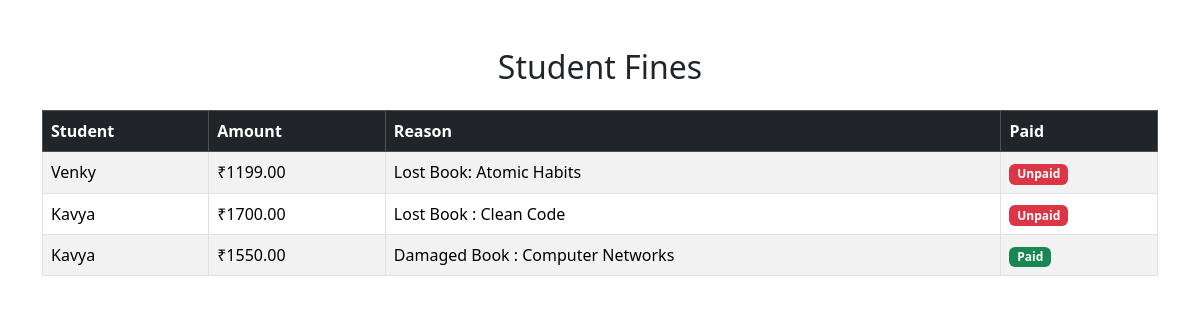
The page /librarian/fines/ (signed in) on the database its author committed.
### fines/models.py (models this page shows, shortened)
class Fine(models.Model):
    user = models.ForeignKey(
        settings.AUTH_USER_MODEL,
        on_delete=models.CASCADE
    )
    amount = models.DecimalField(
        max_digits=8,
        decimal_places=2
    )
    reason = models.CharField(max_length=255)
    paid = models.BooleanField(default=False)
    created_at = models.DateTimeField(auto_now_add=True)

### accounts/models.py (models this page shows, shortened)
class CustomUser(AbstractUser):
    ROLE_CHOICES = (
        ('student', 'Student'),
        ('teacher', 'Teacher'),
        ('librarian', 'Librarian'),
    )
    role = models.CharField(max_length=20, choices=ROLE_CHOICES)

### librarian/views.py (the view)
@login_required
def all_fines(request):
    fines = Fine.objects.all().order_by(
        '-created_at'
    )
    paid_count = fines.filter(
        paid=True
    ).count()
    unpaid_count = fines.filter(
        paid=False
    ).count()
    return render(
        request,
        'librarian/all_fines.html',
        {
            'fines': fines,
            'paid_count': paid_count,
            'unpaid_count': unpaid_count
        }
    )

### librarian/templates/librarian/all_fines.html (shortened to what this page needs)
<!DOCTYPE html>
<html>
<head>
    <link href="https://cdn.jsdelivr.net/npm/bootstrap@5.3.3/dist/css/bootstrap.min.css" rel="stylesheet">
</head>
<body>
<div class="container mt-5">
    <h2 class="mb-4 text-center">
        Student Fines
    </h2>
    <table class="table table-bordered table-striped">
        <thead class="table-dark">
            <tr>
                <th>Student</th>
                <th>Amount</th>
                <th>Reason</th>
                <th>Paid</th>
            </tr>
        </thead>
        <tbody>
        {% for fine in fines %}
            <tr>
                <td>{{ fine.user.username }}</td>
                <td>₹{{ fine.amount }}</td>
                <td>{{ fine.reason }}</td>
                <td>
                    {% if fine.paid %}
                        <span class="badge bg-success">
                            Paid
                        </span>
                    {% else %}
                        <span class="badge bg-danger">
                            Unpaid
                        </span>
                    {% endif %}
                </td>
            </tr>
        {% empty %}
            <tr>
                <td colspan="4" class="text-center">
                    No student fines
                </td>
            </tr>
        {% endfor %}
        </tbody>
    </table>
</div>
</body>
</html>

### rows shown on the page
Fine: user.username "Venky", amount "1199.00", reason "Lost Book: Atomic Habits", paid "Unpaid"
Fine: user.username "Kavya", amount "1700.00", reason "Lost Book : Clean Code", paid "Unpaid"
Fine: user.username "Kavya", amount "1550.00", reason "Damaged Book : Computer Networks", paid "Paid"
